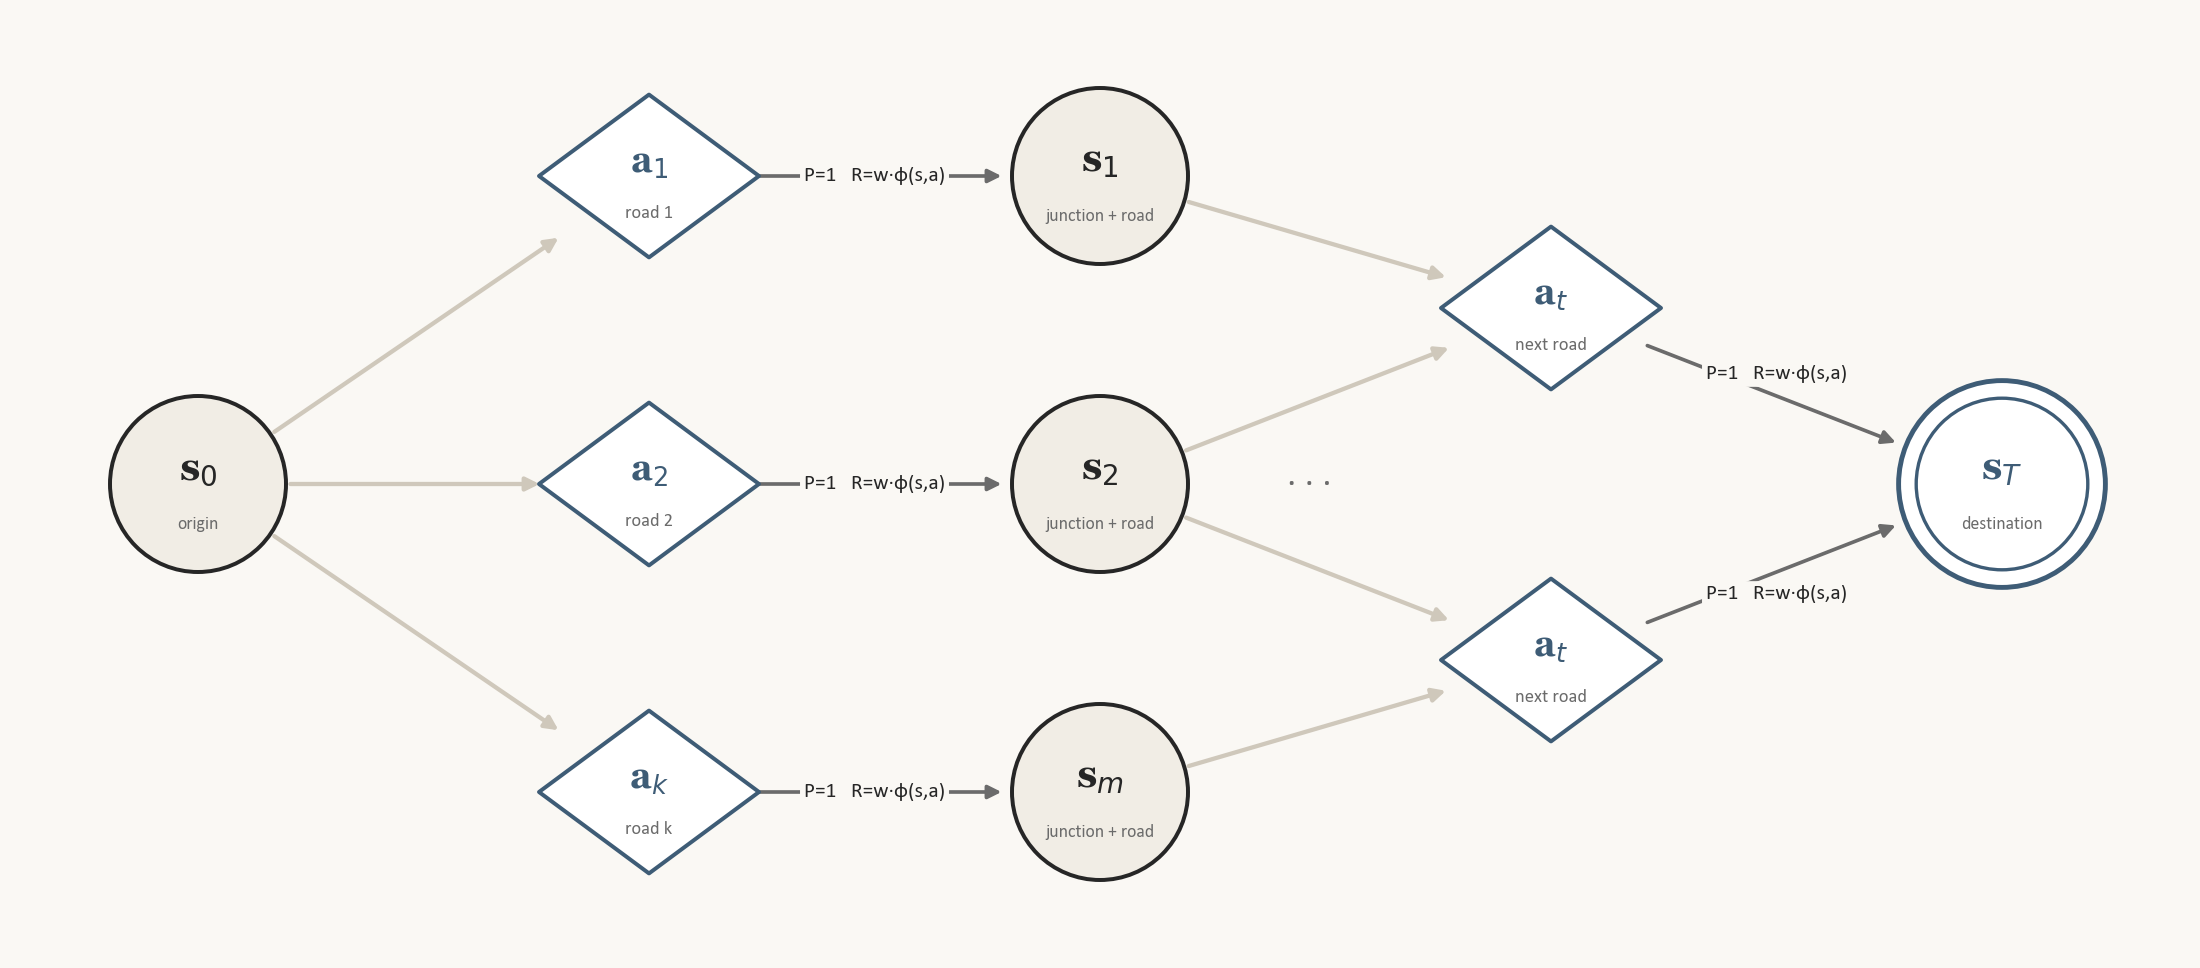

The script that saved this image:
import numpy as np, matplotlib
matplotlib.use("Agg")
import matplotlib.pyplot as plt
from matplotlib.patches import Circle, Polygon, FancyArrowPatch
from matplotlib import font_manager as fm

INK, MUTED, ACC, SLATE = "#262626", "#6B6B6B", "#8A2432", "#3E5C76"
PAPER, BAND, LINE = "#FAF8F4", "#F1EDE5", "#CFC8BB"
names = {f.name for f in fm.fontManager.ttflist}
SERIF = "Georgia" if "Georgia" in names else "DejaVu Serif"
SANS = "Calibri" if "Calibri" in names else "DejaVu Sans"

fig = plt.figure(figsize=(10.0, 4.4), dpi=220)
fig.patch.set_facecolor(PAPER)
ax = fig.add_axes([0, 0, 1, 1]); ax.set_xlim(0, 10); ax.set_ylim(0, 4.4); ax.axis("off")
ux = 72
RS, RA = .4, .5

S = {"s0": (.9, 2.2, "s$_0$", "origin"),
     "s1": (5.0, 3.6, "s$_1$", "junction + road"),
     "s2": (5.0, 2.2, "s$_2$", "junction + road"),
     "s3": (5.0, .8, "s$_m$", "junction + road"),
     "sT": (9.1, 2.2, "s$_T$", "destination")}
A = {"a1": (2.95, 3.6, "a$_1$", "road 1"),
     "a2": (2.95, 2.2, "a$_2$", "road 2"),
     "a3": (2.95, .8, "a$_k$", "road k"),
     "b1": (7.05, 3.0, "a$_t$", "next road"),
     "b2": (7.05, 1.4, "a$_t$", "next road")}
P = {k: v[:2] for k, v in {**S, **A}.items()}

for k, (x, y, lab, sub) in S.items():
    term = k == "sT"
    col = SLATE if term else INK
    ax.add_patch(Circle((x, y), RS + (.07 if term else 0), fc="white" if term else BAND, ec=col,
                        lw=1.6 if term else 1.3, zorder=3))
    if term:
        ax.add_patch(Circle((x, y), RS - .01, fc="white", ec=col, lw=1.1, zorder=3))
    ax.text(x, y + .07, lab, ha="center", va="center", fontsize=13, fontfamily=SERIF, fontweight="bold", color=col, zorder=4)
    ax.text(x, y - .18, sub, ha="center", va="center", fontsize=5.8, fontfamily=SANS, color=MUTED, zorder=4)
for k, (x, y, lab, sub) in A.items():
    ax.add_patch(Polygon([(x - RA, y), (x, y + .37), (x + RA, y), (x, y - .37)], fc="white", ec=SLATE, lw=1.3,
                         joinstyle="round", zorder=3))
    ax.text(x, y + .06, lab, ha="center", va="center", fontsize=12, fontfamily=SERIF, fontweight="bold", color=SLATE, zorder=4)
    ax.text(x, y - .17, sub, ha="center", va="center", fontsize=6, fontfamily=SANS, color=MUTED, zorder=4)


def rad(k):
    if k in A:
        return .47 * ux
    return (RS + (.07 if k == "sT" else 0) + .02) * ux


def arrow(a, b, label=None, color=MUTED, lw=1.2, off=(0, 0), t=.5, rad_=0.0):
    ax.add_patch(FancyArrowPatch(P[a], P[b], arrowstyle="-|>", mutation_scale=9, shrinkA=rad(a), shrinkB=rad(b) + 2,
                                 color=color, lw=lw, zorder=2, connectionstyle=f"arc3,rad={rad_}"))
    if label:
        p, q = np.array(P[a]), np.array(P[b]); x, y = p + (q - p) * t
        ax.text(x + off[0], y + off[1], label, ha="center", va="center", fontsize=7, fontfamily=SANS, color=INK, zorder=5,
                bbox=dict(boxstyle="round,pad=0.18", fc=PAPER, ec="none"))


for a in ("a1", "a2", "a3"):
    arrow("s0", a, color=LINE, lw=1.4)
for a, s in [("a1", "s1"), ("a2", "s2"), ("a3", "s3")]:
    arrow(a, s, "P=1   R=w·φ(s,a)")
for s, b in [("s1", "b1"), ("s2", "b1"), ("s2", "b2"), ("s3", "b2")]:
    arrow(s, b, color=LINE, lw=1.4)
arrow("b1", "sT", "P=1   R=w·φ(s,a)", off=(0, .1))
arrow("b2", "sT", "P=1   R=w·φ(s,a)", off=(0, -.1))

# a few dots between columns: the pattern repeats until the destination
ax.text(5.95, 2.2, "· · ·", ha="center", va="center", fontsize=12, color=MUTED, fontfamily=SANS)

fig.savefig("midreview_assets/mdp_general.png", facecolor=PAPER)
